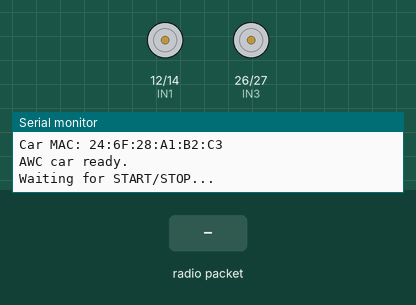
The sketch below on a simulated ESP32. Parts: motor-driver pin pairs drawn as motors (green arrow = first pin HIGH = forward, orange = second pin HIGH = backward, longer = more drive), the last lines printed to the serial monitor. Inputs (shaded band) come from the test bench.

Above: at 1.2 s.
1.3 s: radio packet "START" arrives
At 2.5 s:
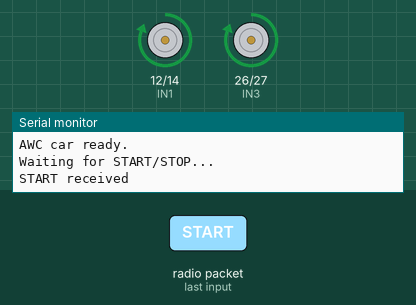
2.8 s: radio packet "STOP" arrives
At 4.0 s:
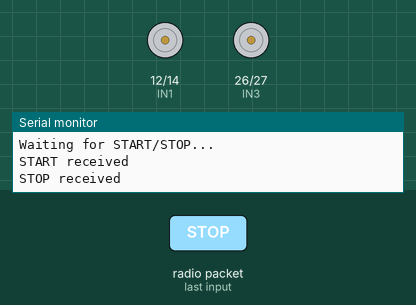
Timing chart, 0 to 5.8 s (numbered marks = the images above; inputs shaded):
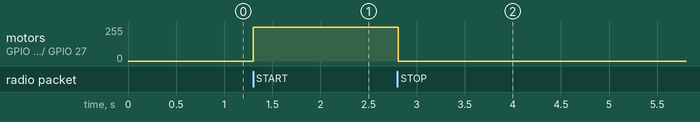

Measured:
- after the input at 1.3 s, motor on GPIO 12 (IN1) / GPIO 14 (IN2), motor on GPIO 26 (IN3) / GPIO 27 (IN4): stopped → forward 255/255 at once
- after the input at 2.8 s, motor on GPIO 12 (IN1) / GPIO 14 (IN2), motor on GPIO 26 (IN3) / GPIO 27 (IN4): forward 255/255 → stopped at once

The sketch:

AWC-CAR.ino
```cpp
#include <WiFi.h>
#include <esp_now.h>
#include <esp_wifi.h>

#define IN1 12
#define IN2 14
#define IN3 26
#define IN4 27

#define WIFI_CHANNEL 1

volatile bool motorsRunning = false;
volatile bool commandReceived = false;

void stopMotors() {
  digitalWrite(IN1, LOW);
  digitalWrite(IN2, LOW);
  digitalWrite(IN3, LOW);
  digitalWrite(IN4, LOW);
}

void moveForward() {
  digitalWrite(IN1, HIGH);
  digitalWrite(IN2, LOW);

  digitalWrite(IN3, HIGH);
  digitalWrite(IN4, LOW);
}

// Compatible with Arduino-ESP32 3.x
void onDataRecv(
  const esp_now_recv_info_t *info,
  const uint8_t *data,
  int len
) {
  if (len <= 0 || len >= 16) return;

  char command[16] = {};
  memcpy(command, data, len);
  command[len] = '\0';

  if (strcmp(command, "START") == 0) {
    motorsRunning = true;
    commandReceived = true;
  } else if (strcmp(command, "STOP") == 0) {
    motorsRunning = false;
    commandReceived = true;
  }
}

void setup() {
  Serial.begin(115200);

  pinMode(IN1, OUTPUT);
  pinMode(IN2, OUTPUT);
  pinMode(IN3, OUTPUT);
  pinMode(IN4, OUTPUT);

  stopMotors();

  WiFi.mode(WIFI_STA);
  WiFi.disconnect();

  esp_wifi_set_channel(
    WIFI_CHANNEL,
    WIFI_SECOND_CHAN_NONE
  );

  Serial.print("Car MAC: ");
  Serial.println(WiFi.macAddress());

  if (esp_now_init() != ESP_OK) {
    Serial.println("ESP-NOW initialization failed!");
    while (true) {
      stopMotors();
      delay(1000);
    }
  }

  esp_now_register_recv_cb(onDataRecv);

  Serial.println("AWC car ready.");
  Serial.println("Waiting for START/STOP...");
}

void loop() {
  if (commandReceived) {
    noInterrupts();
    bool running = motorsRunning;
    commandReceived = false;
    interrupts();

    if (running) {
      Serial.println("START received");
      moveForward();
    } else {
      Serial.println("STOP received");
      stopMotors();
    }
  }

  delay(10);
}
```
